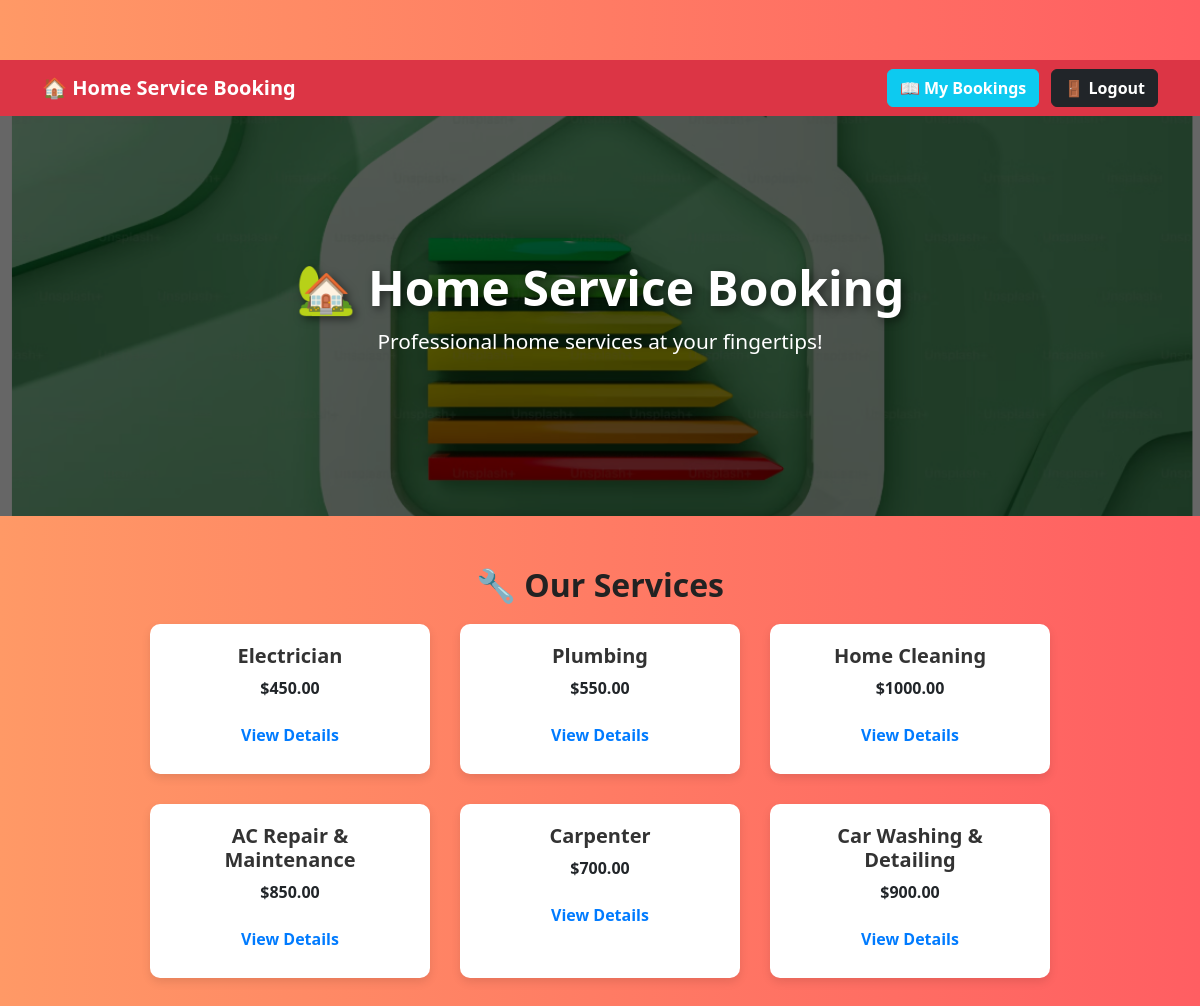
The page / on the database its author committed.
### home_service/models.py (models this page shows, shortened)
class Service(models.Model):
    name = models.CharField(max_length=255)
    description = models.TextField()
    price = models.DecimalField(max_digits=10, decimal_places=2)
    image = models.ImageField(upload_to='services/')

### home_service/views.py (the view)
# urls.py: path('', views.dashboard, name='home'),  # Change 'home' to 'dashboard'
def dashboard(request):
    services = Service.objects.all()
    return render(request, 'dashboard.html', {'services': services})

### home_service/templates/dashboard.html
{% extends 'base.html' %}
{% load static %}
{% block content %}
<div class="hero">
    <div class="hero-content">
        <h1>🏡 Home Service Booking</h1>
        <p>Professional home services at your fingertips!</p>
    </div>
</div>
<section class="services">
    <h2 class="section-title">🔧 Our Services</h2>
    <div class="service-list">
        {% for service in services %}
            <div class="service-item">
                <h3>{{ service.name }}</h3>
                <p><strong>${{ service.price }}</strong></p>
                <a href="{% url 'service_detail' service.id %}" class="btn">View Details</a>
            </div>
        {% endfor %}
    </div>
</section>
{% endblock %}

### home_service/templates/base.html (shortened to what this page needs)
{% load static %}
<!DOCTYPE html>
<html lang="en">
<head>
    <link rel="stylesheet" href="{% static 'css/styles.css' %}">
    <link rel="stylesheet" href="https://cdn.jsdelivr.net/npm/bootstrap@5.3.0/dist/css/bootstrap.min.css">
</head>
<body>
<nav class="navbar navbar-expand-lg navbar-dark bg-danger">
    <div class="container">
        <a class="navbar-brand fw-bold text-white" href="{% url 'home' %}">🏠 Home Service Booking</a>
        <div class="ms-auto">
            <a href="{% url 'my_bookings' %}" class="btn btn-info text-white fw-bold mx-2">📖 My Bookings</a>
            <form method="post" action="{% url 'logout' %}" class="d-inline">
                <button type="submit" class="btn btn-dark fw-bold">🚪 Logout</button>
            </form>
        </div>
    </div>
</nav>
<div class="content">
    {% block content %}{% endblock %}
</div>
</body>
</html>

### home_service/static/css/styles.css (style rules this page uses)
body { font-family: Arial, sans-serif; margin: 20px; padding: 20px; }
h2 { color: #333; }
button { background: #28a745; color: white; padding: 10px; border: none; cursor: pointer; }
body { font-family: "Poppins", sans-serif; background-color: #f8f9fa; color: #333; margin: 0; padding: 0; }
.hero { position: relative; width: 100%; height: 400px; background: url("../images/hero-bg.jpg") no-repeat center center/cover; display: flex; justify-content: center; align-items: center; text-align: center; }
.hero::before { content: ""; position: absolute; top: 0; left: 0; width: 100%; height: 100%; background: rgba(0, 0, 0, 0.6); z-index: 1; }
.hero-content { position: relative; z-index: 2; color: white; text-align: center; }
.hero h1 { font-size: 3rem; font-weight: 700; margin-bottom: 10px; text-shadow: 3px 3px 8px rgba(0, 0, 0, 0.5); }
.hero p { font-size: 1.3rem; }
.services { text-align: center; padding: 50px 20px; }
.section-title { font-size: 2rem; font-weight: bold; color: #222; margin-bottom: 20px; }
.service-list { display: flex; flex-wrap: wrap; justify-content: center; gap: 30px; }
.service-item { background: white; padding: 20px; border-radius: 10px; box-shadow: 0 4px 10px rgba(0, 0, 0, 0.1); width: 280px; transition: transform 0.3s ease-in-out; }
.service-item h3 { font-size: 20px; font-weight: 600; color: #333; }
.service-item a { color: #007bff; text-decoration: none; font-weight: bold; }
.navbar { width: 100%; }
.navbar-brand { font-size: 18px; font-weight: bold; display: flex; align-items: center; gap: 5px; }
.navbar { width: 100%; position: fixed; top: 0; left: 0; z-index: 1000; }
body { margin: 0; padding-top: 60px; }
body { font-family: 'Poppins', sans-serif; background-color: #f8f9fa; }
.navbar { background: linear-gradient(90deg, #ff6b6b, #ff8e53); }
.navbar-brand { font-weight: 600; font-size: 1.5rem; color: #fff !important; }
h1, h2, h3 { font-weight: 700; color: #222; }
body { background: linear-gradient(to right, #ff9966, #ff5e62); color: white; font-family: 'Poppins', sans-serif; }
.navbar { background: #ff4b5c !important; }

### rows shown on the page
Service: name "Electrician", price "450.00"
Service: name "Plumbing", price "550.00"
Service: name "Home Cleaning", price "1000.00"
Service: name "AC Repair & Maintenance", price "850.00"
Service: name "Carpenter", price "700.00"
Service: name "Car Washing & Detailing", price "900.00"
